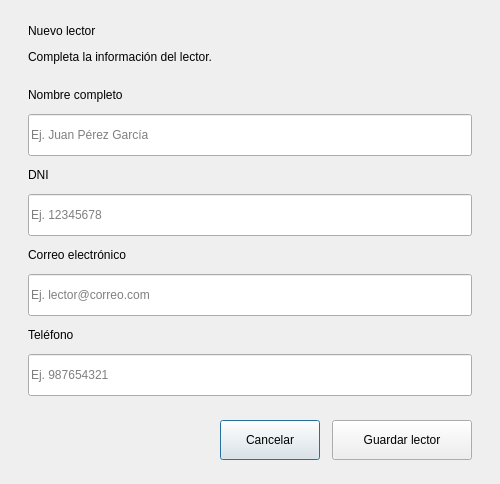
<?xml version="1.0" encoding="UTF-8"?>
<ui version="4.0">
 <class>LectorDialog</class>
 <widget class="QDialog" name="LectorDialog">
  <property name="windowTitle">
   <string>Nuevo lector</string>
  </property>
  <property name="minimumSize">
   <size>
    <width>500</width>
    <height>480</height>
   </size>
  </property>
  <layout class="QVBoxLayout" name="layoutPrincipal">
   <property name="leftMargin"><number>28</number></property>
   <property name="topMargin"><number>24</number></property>
   <property name="rightMargin"><number>28</number></property>
   <property name="bottomMargin"><number>24</number></property>
   <property name="spacing"><number>12</number></property>
   <item>
    <widget class="QLabel" name="lblTitulo">
     <property name="text"><string>Nuevo lector</string></property>
    </widget>
   </item>
   <item>
    <widget class="QLabel" name="lblDescripcion">
     <property name="text">
      <string>Completa la información del lector.</string>
     </property>
    </widget>
   </item>
   <item>
    <spacer name="espacioSuperior">
     <property name="orientation"><enum>Qt::Vertical</enum></property>
     <property name="sizeHint" stdset="0">
      <size><width>20</width><height>12</height></size>
     </property>
    </spacer>
   </item>
   <item>
    <widget class="QLabel" name="lblNombre">
     <property name="text"><string>Nombre completo</string></property>
    </widget>
   </item>
   <item>
    <widget class="QLineEdit" name="txtNombre">
     <property name="minimumSize">
      <size><width>0</width><height>42</height></size>
     </property>
     <property name="placeholderText">
      <string>Ej. Juan Pérez García</string>
     </property>
    </widget>
   </item>
   <item>
    <widget class="QLabel" name="lblDNI">
     <property name="text"><string>DNI</string></property>
    </widget>
   </item>
   <item>
    <widget class="QLineEdit" name="txtDNI">
     <property name="minimumSize">
      <size><width>0</width><height>42</height></size>
     </property>
     <property name="placeholderText">
      <string>Ej. 12345678</string>
     </property>
     <property name="maxLength">
      <number>8</number>
     </property>
    </widget>
   </item>
   <item>
    <widget class="QLabel" name="lblCorreo">
     <property name="text"><string>Correo electrónico</string></property>
    </widget>
   </item>
   <item>
    <widget class="QLineEdit" name="txtCorreo">
     <property name="minimumSize">
      <size><width>0</width><height>42</height></size>
     </property>
     <property name="placeholderText">
      <string>Ej. lector@correo.com</string>
     </property>
    </widget>
   </item>
   <item>
    <widget class="QLabel" name="lblTelefono">
     <property name="text"><string>Teléfono</string></property>
    </widget>
   </item>
   <item>
    <widget class="QLineEdit" name="txtTelefono">
     <property name="minimumSize">
      <size><width>0</width><height>42</height></size>
     </property>
     <property name="placeholderText">
      <string>Ej. 987654321</string>
     </property>
    </widget>
   </item>
   <item>
    <spacer name="espacioInferior">
     <property name="orientation"><enum>Qt::Vertical</enum></property>
     <property name="sizeHint" stdset="0">
      <size><width>20</width><height>12</height></size>
     </property>
    </spacer>
   </item>
   <item>
    <layout class="QHBoxLayout" name="layoutBotones">
     <item>
      <spacer name="espacioBotones">
       <property name="orientation"><enum>Qt::Horizontal</enum></property>
       <property name="sizeHint" stdset="0">
        <size><width>40</width><height>20</height></size>
       </property>
      </spacer>
     </item>
     <item>
      <widget class="QPushButton" name="btnCancelar">
       <property name="minimumSize">
        <size><width>100</width><height>40</height></size>
       </property>
       <property name="text"><string>Cancelar</string></property>
      </widget>
     </item>
     <item>
      <widget class="QPushButton" name="btnGuardar">
       <property name="minimumSize">
        <size><width>140</width><height>40</height></size>
       </property>
       <property name="text"><string>Guardar lector</string></property>
      </widget>
     </item>
    </layout>
   </item>
  </layout>
 </widget>
 <resources/>
 <connections/>
</ui>
